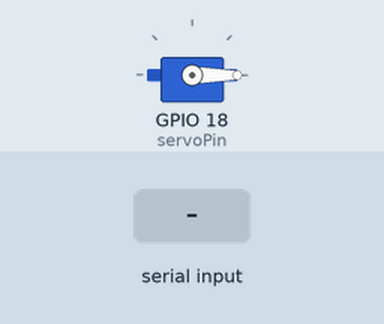
A sketch run on a simulated ESP32. Shown: servo. Inputs (shaded band) come from the test bench.

Above: at 1.2 s.
1.3 s: "F" received over Serial
At 1.6 s:
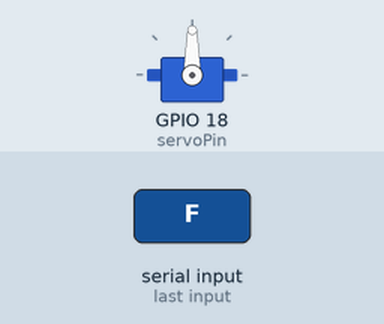
2.8 s: "H" received over Serial
At 3.9 s:
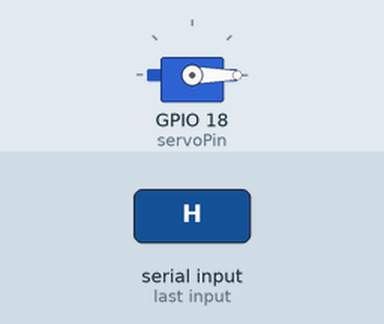
Timing chart, 0 to 5.8 s (numbered marks = the images above; inputs shaded):
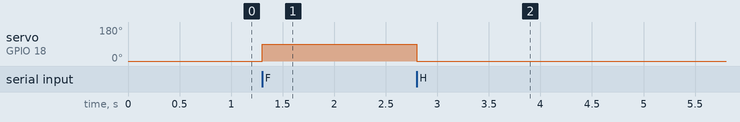

Measured:
- after the input at 1.3 s, servo on GPIO 18 (servoPin): 0° → 90° at once
- after the input at 2.8 s, servo on GPIO 18 (servoPin): 90° → 0° at once

The sketch:

esp32_servo.ino.ino
```cpp
#include <ESP32Servo.h>

Servo myServo;

int servoPin = 18;

void setup() {
  Serial.begin(115200);

  myServo.setPeriodHertz(50);
  myServo.attach(servoPin, 500, 2400);

  myServo.write(0);
}

void loop() {

  if (Serial.available()) {
    char command = Serial.read();

    if (command == 'F') {
      myServo.write(90);
    }

    if (command == 'H') {
      myServo.write(0);
    }
  }

}
```
